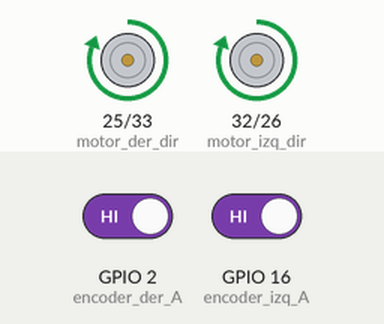
Recording of a sketch running on a simulated ESP32. On the bench: direction and speed pins drawn as motors (green arrow = direction pin HIGH = forward, orange = LOW = backward, longer = more drive). Inputs (shaded band) come from the test bench; at power-on: GPIO 2 (encoder_der_A) HIGH, GPIO 16 (encoder_izq_A) HIGH. What the sketch prints to the serial monitor is not drawn.

Above: at 2.0 s.
At 7.5 s:
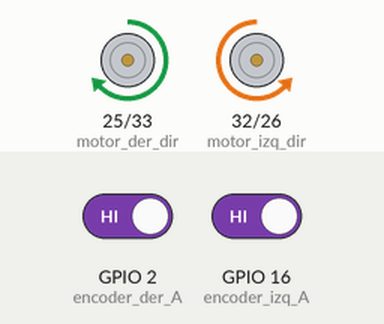
At 13.5 s:
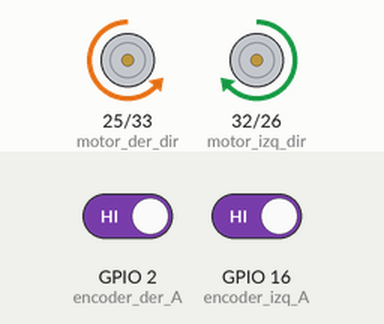
At 20.5 s:
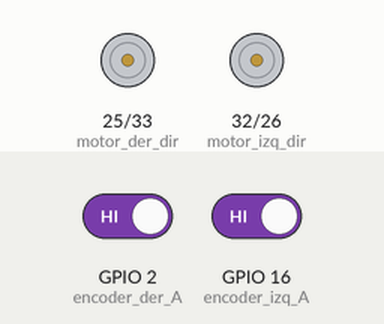
Timing chart, 0 to 21.8 s (numbered marks = the images above):
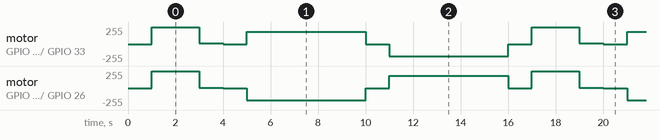

The sketch:

deteLatas.ino
```cpp
//-----------------Pines-----------------
#include <Wire.h>
#include <LSM6.h>

#define motor_izq_pwm 26
#define motor_der_pwm 33
#define motor_der_dir 25
#define motor_izq_dir 32

#define encoder_izq_A 16    // Amarillo
#define encoder_izq_B 4    // Blanco
#define encoder_der_A 2    // Amarillo
#define encoder_der_B 15    // Blanco

//-----------------Variables-----------------

LSM6 imu;

// Configurando los parámetros de PWM
int pwm_L = 0;
int dir_L = 0;
int pwm_R = 0;
int dir_R = 0;
int channel_Left = 0;
int channel_Right = 1;
int freq = 1000;
int resolution = 12;
float left_wheel = 0;
float right_wheel = 0;

//Variables para calcular la velocidad (diferencia de pulsos/tiempo)
volatile long L_pulses = 0;
volatile long R_pulses = 0;
int previos_L_pulses = 0;
int previos_R_pulses = 0;
float velocity_L = 0;
float velocity_R = 0;

//Medicion del tiempo (usadas en varias partes del código)
long previous_Time = 0;
float delta_Time;
long current_Time;

//Variables para conversión de la velocidad a rpm y rps
float PPR = 480;
float rps_L = 0;
float rpm_L = 0;
float rps_R = 0;
float rpm_R = 0;

//Medidas llanta
float W_Radius = 0.03;
float Width = 0.2;

//Velocidad angular y lineal
float Omega_L = 0;
float Omega_R = 0;
float VL = 0;
float VR = 0;

//Velocidad angular y lineal filtrada
float VL_Filt = 0;
float VL_Prev = 0;
float VR_Filt = 0;
float VR_Prev = 0;

//Constantes de integración y proporcional
float kp_L = 30000;//300;
float ki_L = 100;//6.5;
float kp_R = 38000;//300;
float ki_R = 500;//6.5;

//Variables para la medición de errores
float e_L = 0;
float u_L = 0;
float e_L_integral = 0;
float e_R = 0;
float u_R = 0;
float e_R_integral = 0;

//Variables IMU
long tiempo_prev;
float dt;
float ang_z;
float ang_z_prev;

//-----------------INTERRUPCIONES-------------------
void IRAM_ATTR encoderL(){
  if (digitalRead(encoder_izq_B) == HIGH){     // si B es HIGH, sentido horario
    L_pulses-- ;        // decrementa L_PULSES en 1
  }
  else {          // si B es LOW, sentido anti horario
    L_pulses++ ;        // incrementa L_PULSES en 1
  }
}
void IRAM_ATTR encoderR(){
  if (digitalRead(encoder_der_B) == HIGH){     // si B es HIGH, sentido horario
    R_pulses-- ;        // incrementa R_PULSES en 1
  }
  else {          // si B es LOW, sentido anti horario
    R_pulses++ ;        // decrementa R_PULSES en 1
  }
}

//-----------------Setup-------------------------
void setup() {

  Serial.begin(115200);

  //Configuracion de pines
  pinMode(motor_izq_pwm, OUTPUT);
  pinMode(motor_der_pwm, OUTPUT);
  pinMode(motor_izq_dir, OUTPUT);
  pinMode(motor_der_dir, OUTPUT);
  pinMode(encoder_izq_A, INPUT);
  pinMode(encoder_izq_B, INPUT);
  pinMode(encoder_der_A, INPUT);
  pinMode(encoder_der_B, INPUT);

  //Configuración PWM
  ledcSetup(channel_Left, freq, resolution);
  ledcSetup(channel_Right, freq, resolution);
  ledcAttachPin(motor_izq_pwm, channel_Left);
  ledcAttachPin(motor_der_pwm, channel_Right);

  //Activa interrupciones
  attachInterrupt(digitalPinToInterrupt(encoder_izq_A), encoderL, RISING);
  attachInterrupt(digitalPinToInterrupt(encoder_der_A), encoderR, RISING);
  delay(1000);

  //Inicializo la IMU
  Wire.begin();

  if (!imu.init()) {
    Serial.println("Failed to detect the LSM6.");
    while (1);
  }
  Serial.println("LSM6 detected!");
  imu.enableDefault();

  tiempo_prev=millis();
}


//-----------------Loop-----------------
void loop() {
  Control(0.3,0);
  delay(2000);
  Control(0,0);
  delay(1000);
  Control(-0.3,0);
  delay(2+000);
  Control(0,0);
  delay(1000);
  Control(0, 0.3);
  delay(5000);
  Control(0,0);
  delay(1000);
  Control(0,-0.3);
  delay(5000);
  Control(0,0);
  delay(1000);
}

//---------------------Calculos----------------
void Calcula_velocidad(){
  current_Time = micros();                                        //Se lee el tiempo en este instante
  delta_Time = ((float)(current_Time - previous_Time))/1.0e6;     //Se calcula la diferencia de tiempo
  velocity_L = (L_pulses - previos_L_pulses)/delta_Time;          //Se calcula la velocidad de la rueda Izquierda (diferencia de pulsos/tiempo)
  velocity_R = (R_pulses - previos_R_pulses)/delta_Time;          //Se calcula la velocidad de la rueda Derecha (diferencia de pulsos/tiempo)
  previous_Time = current_Time;                                   //Se actualiza el valor del tiempo para la siguiente iteración
  previos_L_pulses = L_pulses;                                    //Se actualiza el valor de los pulsos izquierdos para la siguiente iteración
  previos_R_pulses = R_pulses;                                    //Se actualiza el valor de los pulsos derechos para la siguiente iteración

  //Convertimos pulsos por segundo a RPS, RPM y Rad/s, y m/s
  rps_L = velocity_L / PPR;     //Velocidad angular rueda izquierda en RPS
  rps_R = velocity_R / PPR;     //Velocidad angular rueda derecha en RPS
  rpm_L = rps_L * 60;           //Velocidad angular rueda izquierda en RPM
  rpm_R = rps_R * 60;           //Velocidad angular rueda derecha en RPM
  Omega_L = rps_L * 2 * PI;     //Velocidad angular rueda izquierda en rad/s
  Omega_R = rps_R * 2 * PI;     //Velocidad angular rueda derecha en rad/s
  VL = W_Radius * Omega_L;         //Velocidad lineal rueda izquierda en m/s
  VR = W_Radius * Omega_R;         //Velocidad lineal rueda derecha en m/s

  //Filtro pasa-bajas (25Hz)
  VL_Filt = 0.854*VL_Filt + 0.0728*VL + 0.0728*VL_Prev;
  VL_Prev = VL;
  VR_Filt = 0.854*VR_Filt + 0.0728*VR + 0.0728*VR_Prev;
  VR_Prev = VR;
}

//------------FUNCION PRINCIPAL MOVIMIENTO----------
void Control(float VL_Target,float VW_Target){

  Calcula_velocidad();//CAMBIÉ ESTO
  imu.init();

  //Obtenemos valores de la IMU en el eje z
  float gyroZ = imu.g.z;
  float deg_Z = map(gyroZ,-32768,32767,-245,245);

  //Calculamos la velocidad angular (w) en rad/s
  float rad_Z= deg_Z*PI/180;

  //Variables de constante proporcional en IMU
  float kp_w=10000;
  float e_w, u_w;

  //Control PI (sin IMU)
  e_L = VL_Target - VL_Filt;
  e_L_integral = e_L_integral + e_L * delta_Time;
  e_R = VL_Target - VR_Filt;
  e_R_integral = e_R_integral + e_R * delta_Time;
  e_w = VW_Target - rad_Z;
  u_w= kp_w * e_w;

  //Control PI (con IMU)
  u_L = kp_L*e_L + ki_L*e_L_integral - u_w;
  u_R = kp_R*e_R + ki_R*e_R_integral + u_w;

  //---MOTOR IZQUIERDO (PWM Y DIRECCIÓN)---
  //Dirección
  if (u_L > 0){
    dir_L = 1; // hacia adelante
  }else if (u_L < 0){
    dir_L = -1;   //hacia atrás
  }else {
    dir_L = 0;   //Detenido
  }

  //PWM
  pwm_L = (int) fabs(u_L);
  if(pwm_L > 4095){
    pwm_L = 4095;
  }
  setMotor_L(dir_L,pwm_L);

  //----MOTOR DERECHO(DIRECCIÓN Y PWM)----

  //Direccion
  if (u_R > 0){
    dir_R = 1; // hacia adelante
  }else if (u_R < 0){
    dir_R = -1;   //hacia atrás
  }else {
    dir_L = 0;   //Detenido
  }

  //PWM
  pwm_R = (int) fabs(u_R);
  if(pwm_R > 4095){
    pwm_R = 4095;
  }
  setMotor_R(dir_R,pwm_R);
}

//-----------------------MOVIMIENTO MOTORES--------------------------
void setMotor_L(int dir_L, int pwmVal_L){
  // Motor speed
  if(dir_L == 1){
    // Turn forward
    ledcWrite(channel_Left, pwmVal_L);
    digitalWrite(motor_izq_dir, HIGH);

  }
  else if(dir_L == -1){
    // Turn the other way
    ledcWrite(channel_Left, pwmVal_L);
    digitalWrite(motor_izq_dir, LOW);
  }
  else if(dir_L ==0){
    // Or dont turn
    ledcWrite(channel_Left, 0);
  }
}

void setMotor_R(int dir_R, int pwmVal_R){
  // Motor speed
  if(dir_R == 1){
    ledcWrite(channel_Right, pwmVal_R);
    // Turn forward
    digitalWrite(motor_der_dir , HIGH);
  }
  else if(dir_R == -1){
    ledcWrite(channel_Right, pwmVal_R);
    // Turn the other way
    digitalWrite(motor_der_dir, LOW);
  }
  else if(dir_R ==0){
    ledcWrite(channel_Right, 0);
  }
}

//----------------------------------------------------------------------------

//----------FUNCIONES QUE PUEDEN SERVIR EN UN FUTURO---------------------------

//FUNCIÓN PARA CONTROL DE GIRO
void controlGiro(float angulo){
  posicion();
  if(angulo < 0){
    if (ang_z  > angulo){
      Control(0,-1);
    }else{
      Control(0,0);
    }
  }else{
    if (ang_z < angulo){
      Control(0,1);
    }else{
      Control(0,0);
    }
  }
}

//Obtiene la posición por la IMU
//Si no hay cambio significativo en la posición la variable deg_z no se actualiza
void posicion(){
  imu.read();

  float accelX = imu.a.x;
  float accelY = imu.a.y;
  float accelZ = imu.a.z;

  float gyroX = imu.g.x;
  float gyroY = imu.g.y;
  float gyroZ = imu.g.z;

  dt = (millis()-tiempo_prev)/1000.0;
  tiempo_prev=millis();
  float dif=0;

  // Calcula la magnitud del vector de aceleración
  float accelMagnitude = sqrt(pow(accelX, 2) + pow(accelY, 2) + pow(accelZ, 2));

  // Establece un umbral de movimiento
  float umbralMovimiento = 17000; // Ajusta este valor según sea necesario

  // Solo actualiza el ángulo si la magnitud del vector de aceleración supera el umbral0
  if (accelMagnitude > umbralMovimiento) {
    ang_z = ang_z_prev + (gyroZ / 131) * dt;
    ang_z_prev = ang_z;
  }
  Serial.println(ang_z);
}
```

Measured:
- by itself, motor on GPIO 25 (motor_der_dir) / GPIO 33 (motor_der_pwm): repeats every 16.0 s: forward 9/255 1.0 s, stopped 1.0 s, forward 187/255 5.0 s, stopped 1.0 s, backward 187/255 5.0 s, stopped 1.0 s, forward 255/255 2.0 s
- by itself, motor on GPIO 32 (motor_izq_dir) / GPIO 26 (motor_izq_pwm): repeats every 16.0 s: forward 2/255 1.0 s, stopped 1.0 s, backward 187/255 5.0 s, stopped 1.0 s, forward 187/255 5.0 s, stopped 1.0 s, forward 255/255 2.0 s
